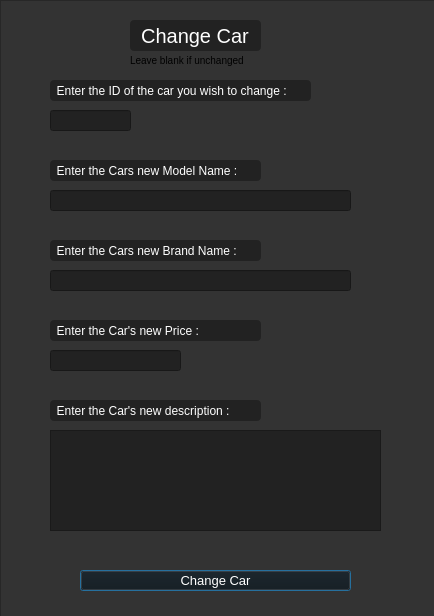
<?xml version="1.0" encoding="UTF-8"?>
<ui version="4.0">
 <class>EditCarWindow</class>
 <widget class="QDialog" name="EditCarWindow">
  <property name="geometry">
   <rect>
    <x>0</x>
    <y>0</y>
    <width>434</width>
    <height>616</height>
   </rect>
  </property>
  <property name="windowTitle">
   <string>Edit Car</string>
  </property>
  <property name="windowIcon">
   <iconset resource="Resources.qrc">
    <normaloff>:/res/data/icons/edit.webp</normaloff>:/res/data/icons/edit.webp</iconset>
  </property>
  <property name="styleSheet">
   <string notr="true">QDialog#EditCarWindow
{
	color:333;
}

QLabel#enterIDlbl, QLabel#enterINewName, QLabel#enterINewBrand, QLabel#enterNewPrice, QLabel#enterCarDescription
{
	color:white;
	font-size:12px;
	background-color:#222;
	border-radius:4px;
}

QLabel#changeCarlbl
{
	font-size:20px;
	color:white;
	background-color:#222;
	border-radius:4px;
}

QFrame#frameEditCar
{
	background-color:#333;
}

QPushButton#changeCarButt
{
	color:white;
	background-color:#111;
	font-size:13px;

}

QPushButton#changeCarButt::hover
{
	color:white;
	font-size:13px;
	background-color:#444;
}

QTextEdit#TextEditNewDescrpt
{
	background-color:#222;
}

QLineEdit#IDLineEdit, QLineEdit#CarNewNameLineEdit, QLineEdit#CarNewBrandLineEdit, QLineEdit#NewPricelbl
{
	background-color:#222;
}</string>
  </property>
  <widget class="QLabel" name="enterIDlbl">
   <property name="geometry">
    <rect>
     <x>50</x>
     <y>80</y>
     <width>261</width>
     <height>21</height>
    </rect>
   </property>
   <property name="text">
    <string>  Enter the ID of the car you wish to change :</string>
   </property>
  </widget>
  <widget class="QLineEdit" name="IDLineEdit">
   <property name="geometry">
    <rect>
     <x>50</x>
     <y>110</y>
     <width>81</width>
     <height>21</height>
    </rect>
   </property>
  </widget>
  <widget class="QLabel" name="enterINewName">
   <property name="geometry">
    <rect>
     <x>50</x>
     <y>160</y>
     <width>211</width>
     <height>21</height>
    </rect>
   </property>
   <property name="text">
    <string>  Enter the Cars new Model Name :</string>
   </property>
  </widget>
  <widget class="QLineEdit" name="CarNewNameLineEdit">
   <property name="geometry">
    <rect>
     <x>50</x>
     <y>190</y>
     <width>301</width>
     <height>21</height>
    </rect>
   </property>
  </widget>
  <widget class="QLabel" name="enterINewBrand">
   <property name="geometry">
    <rect>
     <x>50</x>
     <y>240</y>
     <width>211</width>
     <height>21</height>
    </rect>
   </property>
   <property name="text">
    <string>  Enter the Cars new Brand Name :</string>
   </property>
  </widget>
  <widget class="QLineEdit" name="CarNewBrandLineEdit">
   <property name="geometry">
    <rect>
     <x>50</x>
     <y>270</y>
     <width>301</width>
     <height>21</height>
    </rect>
   </property>
  </widget>
  <widget class="QLabel" name="enterNewPrice">
   <property name="geometry">
    <rect>
     <x>50</x>
     <y>320</y>
     <width>211</width>
     <height>21</height>
    </rect>
   </property>
   <property name="text">
    <string>  Enter the Car's new Price :</string>
   </property>
  </widget>
  <widget class="QLineEdit" name="NewPricelbl">
   <property name="geometry">
    <rect>
     <x>50</x>
     <y>350</y>
     <width>131</width>
     <height>21</height>
    </rect>
   </property>
  </widget>
  <widget class="QLabel" name="enterCarDescription">
   <property name="geometry">
    <rect>
     <x>50</x>
     <y>400</y>
     <width>211</width>
     <height>21</height>
    </rect>
   </property>
   <property name="text">
    <string>  Enter the Car's new description :</string>
   </property>
  </widget>
  <widget class="QTextEdit" name="TextEditNewDescrpt">
   <property name="geometry">
    <rect>
     <x>50</x>
     <y>430</y>
     <width>331</width>
     <height>101</height>
    </rect>
   </property>
  </widget>
  <widget class="QPushButton" name="changeCarButt">
   <property name="geometry">
    <rect>
     <x>80</x>
     <y>570</y>
     <width>271</width>
     <height>21</height>
    </rect>
   </property>
   <property name="text">
    <string>Change Car</string>
   </property>
  </widget>
  <widget class="QFrame" name="frameEditCar">
   <property name="geometry">
    <rect>
     <x>0</x>
     <y>0</y>
     <width>441</width>
     <height>621</height>
    </rect>
   </property>
   <property name="frameShape">
    <enum>QFrame::StyledPanel</enum>
   </property>
   <property name="frameShadow">
    <enum>QFrame::Raised</enum>
   </property>
   <widget class="QLabel" name="changeCarlbl">
    <property name="geometry">
     <rect>
      <x>130</x>
      <y>20</y>
      <width>131</width>
      <height>31</height>
     </rect>
    </property>
    <property name="text">
     <string>  Change Car</string>
    </property>
   </widget>
   <widget class="QLabel" name="label">
    <property name="geometry">
     <rect>
      <x>130</x>
      <y>40</y>
      <width>121</width>
      <height>41</height>
     </rect>
    </property>
    <property name="styleSheet">
     <string notr="true">	font-size:10px;
</string>
    </property>
    <property name="text">
     <string>Leave blank if unchanged</string>
    </property>
    <property name="scaledContents">
     <bool>true</bool>
    </property>
   </widget>
  </widget>
  <zorder>frameEditCar</zorder>
  <zorder>enterIDlbl</zorder>
  <zorder>IDLineEdit</zorder>
  <zorder>enterINewName</zorder>
  <zorder>CarNewNameLineEdit</zorder>
  <zorder>enterINewBrand</zorder>
  <zorder>CarNewBrandLineEdit</zorder>
  <zorder>enterNewPrice</zorder>
  <zorder>NewPricelbl</zorder>
  <zorder>enterCarDescription</zorder>
  <zorder>TextEditNewDescrpt</zorder>
  <zorder>changeCarButt</zorder>
 </widget>
 <resources>
  <include location="Resources.qrc"/>
 </resources>
 <connections/>
</ui>
